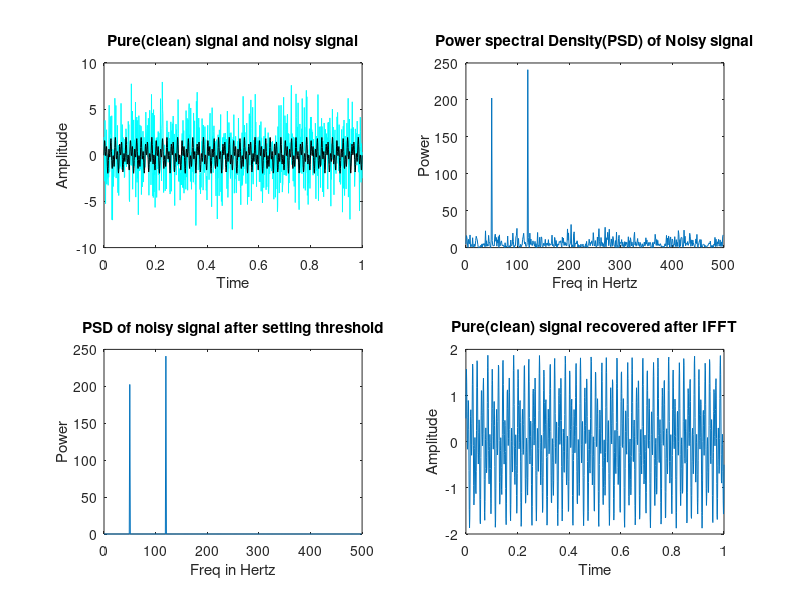

Recreate this plot in MATLAB.
clear all
close all
clc
dt = 0.001 ;
t = 0:dt:1;
fclean =sin(2*pi*50*t) + sin(2*pi*120*t);
f=fclean + 2.5*randn(size(t));
figure;
subplot(2,2,1);
plot(t, f, 'c'), hold on
plot(t, fclean, 'k')
xlabel('Time')
ylabel('Amplitude')
title('Pure(clean) signal and noisy signal')
n = length(t);
fhat = fft(f, n);
PSD = fhat.*conj (fhat)/n;
freq = 1/(dt*n) * (0:n);
L = 1: floor(n/2);
subplot(2,2,2);
plot(freq (L), PSD (L)), hold on
xlabel('Freq in Hertz')
ylabel('Power')
title('Power spectral Density(PSD) of Noisy signal')
indices = PSD>100;
fhat= indices.*fhat;
PSDclean = PSD.*indices;
ffilt= ifft(fhat);
subplot(2,2,3);
plot (freq (L), PSDclean (L))
xlabel('Freq in Hertz')
ylabel('Power')
title('PSD of noisy signal after setting threshold')
subplot(2,2,4);
plot (t, ffilt)
xlabel('Time')
ylabel('Amplitude')
title('Pure(clean) signal recovered after IFFT')